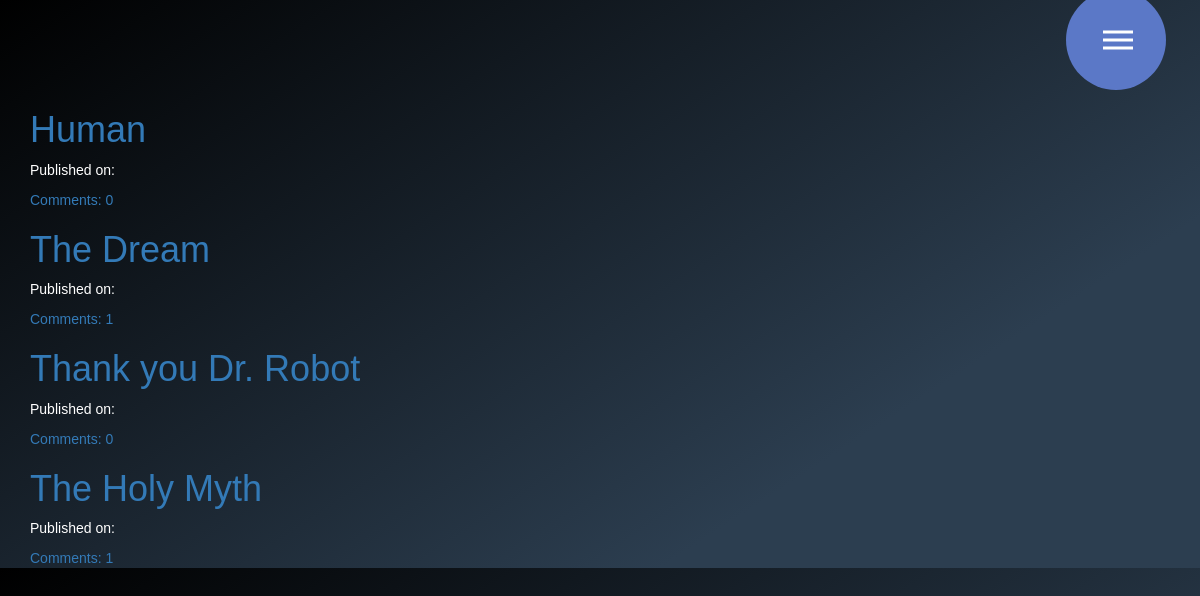
The page / on the database its author committed.
### blog/models.py (models this page shows, shortened)
class Post(models.Model):
    author = models.ForeignKey('auth.User',on_delete=models.CASCADE,)
    title = models.CharField(max_length=200)
    text = models.TextField()
    created_date = models.DateTimeField(default=timezone.now)
    published_date = models.DateTimeField(blank=True, null=True)
    def approve_comments(self):
        return self.comments.filter(approved_comment=True)

### blog/views.py (the view)
# urls.py: re_path(r'^$',views.PostListView.as_view(),name='post_list'),
class PostListView(ListView):
    model= Post
    def get_queryset(self):
        return Post.objects.filter(published_date__lte=timezone.now()).order_by('-published_date')

### blog/templates/blog/post_list.html
{% extends "blog/base.html" %} {% block content %}
<div class="centerstage">
    {% for post in post_list %}
    <div>
        <h1> <a href="{% url 'post_detail' pk=post.pk %}">{{ post.title }}</a> </h1>
        <div class="date">
            <p>Published on: {{post.published|date:"D M Y"}}</p>
        </div>
        <a href="{% url 'post_detail' pk=post.pk %}">Comments: {{ post.approve_comments.count }} </a>
    </div>
    {% endfor %}
</div>
{% endblock %}

### blog/templates/blog/base.html (shortened to what this page needs)
 {% load static %}
<!DOCTYPE html>
<html lang="en" dir="ltr">
<head>
    <link rel="stylesheet" href="https://maxcdn.bootstrapcdn.com/bootstrap/3.3.7/css/bootstrap.min.css">
    <link rel="stylesheet" href="https://maxcdn.bootstrapcdn.com/bootstrap/3.3.7/css/bootstrap-theme.min.css">
    <link rel="stylesheet" href="//cdn.jsdelivr.net/npm/medium-editor@latest/dist/css/medium-editor.min.css" type="text/css" media="screen" charset="utf-8">
    <link rel="stylesheet" href="{% static 'css/style.css' %}">
</head>
<body class='loader'>
    <nav class=" techfont">
        <div class="hamburger1">
            <div class="line"></div>
            <div class="line"></div>
            <div class="line"></div>
        </div>
        <ul class='nav-links1'>
        </ul>
    </nav>
    <div class="content container">
        <div class="row">
            <div class="col-md-8">
                <div class="blog_posts">
                    {% block content %} {% endblock %}
                </div>
            </div>
        </div>
    </div>
</body>
</html>

### blog/static/css/style.css (style rules this page uses)
* { margin: 0; padding: 0; box-sizing: border-box; color: white; }
body { font-family: sans-serif; background-image: linear-gradient(147deg, #000000 0%, #2c3e50 74%); }
nav { height: 10vh; position: relative; z-index: 10; }
.nav-links1 { display: flex; list-style: none; justify-content: center; align-items: center; margin-left: auto; position: fixed; background: #5b78c7; height: 100vh; width: 100%; flex-direction: column; clip-path: circle(50px at 93% +5%); -webkit-clip-path: circle(50px at 93% +5%); transition: all 1s ease-out; pointer-events: none; }
.line { width: 30px; height: 3px; background: white; margin: 5px; }
.hamburger1 { position: absolute; cursor: pointer; right: 5%; top: 50%; transform: translate(-5%, -50%); z-index: 2; }
.techfont { font-family: 'Russo One', sans-serif; font-size: 1.5em; margin-bottom: 10px; }
.centerstage { margin-left: auto; margin-right: auto; }
.loader { filter: hue-rotate(0deg); color: linear-gradient(45deg, #0f8, #08f); animation: hue 5000ms infinite linear; }

### rows shown on the page
Post: title "Human", approve_comments.count "0"
Post: title "The Dream", approve_comments.count "1"
Post: title "Thank you Dr. Robot", approve_comments.count "0"
Post: title "The Holy Myth", approve_comments.count "1"
